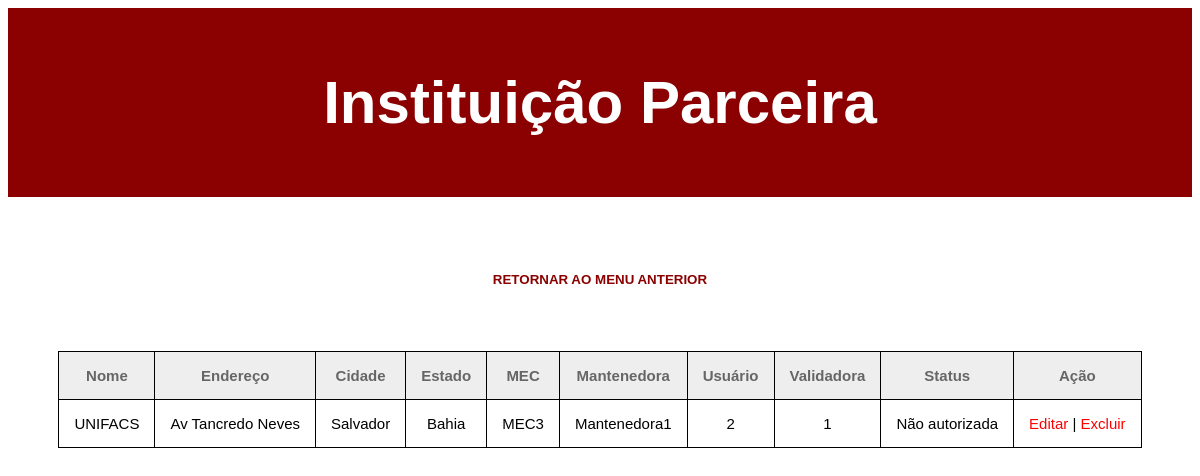
The app's page /instituicao/index.php (signed in) with its own data.
### tables this page shows
CREATE TABLE IF NOT EXISTS `instituicao` (
  `id` int(11) NOT NULL AUTO_INCREMENT,
  `nome` varchar(50) DEFAULT NULL,
  `endereco` varchar(50) DEFAULT NULL,
  `cidade` varchar(50) DEFAULT NULL,
  `estado` varchar(50) DEFAULT NULL,
  `mec` varchar(50) DEFAULT NULL,
  `mantenedora` varchar(50) DEFAULT NULL,
  `usuario` int(11) DEFAULT NULL,
  `aut` enum('0','1') DEFAULT '0',
  `validadora` int(11) DEFAULT NULL,
  PRIMARY KEY (`id`),
  KEY `FK_instituicao_usuarios` (`usuario`),
  KEY `Index 3` (`validadora`) USING BTREE,
  CONSTRAINT `FK_instituicao_usuarios` FOREIGN KEY (`usuario`) REFERENCES `usuarios` (`id`),
  CONSTRAINT `FK_instituicao_validadora` FOREIGN KEY (`validadora`) REFERENCES `validadora` (`id`)
);

### instituicao/index.php (the view, shortened to what this page needs)
<?php
    include "conexao.php";
    $cargo = $_SESSION['role'];
        $query = "SELECT * FROM instituicao" ;
?>
<!DOCTYPE html>
<html>
    <head>
        <link rel="stylesheet" href="..\css\tabelas.css">
        <link rel="stylesheet" href="..\css\casseb_style.css">
    </head>
    <header class="header-tab">
        <h1> Instituição Parceira</h1>
    </header>
    <br><br>
    <body>
        <form action="..\index_two.php">
            <button type="submit" class="menu-button">Retornar ao Menu Anterior</button>
        </form>
        <?php
        if ($stmt = $con->prepare($query)) {
            $stmt->execute();
            $stmt->bind_result($id, $nome, $endereco, $cidade, $estado, $mec, $mantenedora,$usuario,$aut,$validadora);
        ?>
        <table border = "1">
            <thead>
                <tr>
                    <td>Nome</td>
                    <td>Endereço</td>
                    <td>Cidade</td>
                    <td>Estado</td>
                    <td>MEC</td>
                    <td>Mantenedora</td>
                    <td>Usuário</td>
                    <td>Validadora</td>
                    <td>Status</td>
                <?php if( $cargo =="diretor" || $cargo=="superintendente"){ ?>
                    <td>Ação</td>
                <?php } ?>
                </tr>
            </thead>
        <?php while ($stmt->fetch()) {  ?>
            <tr>
                <td><?php printf("%s", $nome)?></td>
                <td><?php printf("%s", $endereco)?></td>
                <td><?php printf("%s", $cidade)?></td>
                <td><?php printf("%s", $estado)?></td>
                <td><?php printf("%s", $mec)?></td>
                <td><?php printf("%s", $mantenedora)?></td>
                <td><?php printf("%s", $usuario)?></td>
                <td><?php printf("%s", $validadora)?></td>
                <td><?php if ($aut =='0') printf("%s", "Não autorizada")?>
                </td>
                <td>
                <?php if( $cargo =="diretor"){ ?>
                        <a href="action\editar.php?id=<?php echo $id;?>">Editar</a> |
                        <a href="action\excluir.php?id=<?php echo $id;?>">Excluir</a>
                <?php } ?>
            </tr>
        <?php }
            }
        ?>
        </table>
    </body>
</html>

### css/tabelas.css (style rules this page uses)
.menu-button { margin-bottom: 30px; width: 35%; color: gray; background-color: white; }
header { font-family:arial; background-color: gray; text-align: center; font-size: 30px; padding: 20px; color: white; }
table thead { background-color:#eee; color:#666666; font-weight: bold; cursor: default; }
table, th, td { border: 1px solid black; border-collapse: collapse; margin: 50px; margin-left: auto; margin-right: auto; }
th, td, tr { font-family:arial; font-size: 15px; padding: 15px; text-align:center; }
body { font-family: Arial, Helvetica, sans-serif; text-align: center; }
button { display: block; color: white; text-transform: uppercase; font-weight: bold; border: none; border-radius: 50px; cursor: pointer; width: 75%; padding: 14px 20px; margin-left: auto; margin-right: auto; margin-top: 25px; }
a:link { color: red; text-decoration: none; }

### css/casseb_style.css (style rules this page uses)
button, .header-tab { background-color: #8B0000; }
.menu-button, .menu-link { color: #8B0000; }

### records on screen
instituicao: nome "UNIFACS", endereco "Av Tancredo Neves", cidade "Salvador", estado "Bahia", mec "MEC3", mantenedora "Mantenedora1", usuario "2", validadora "1"
